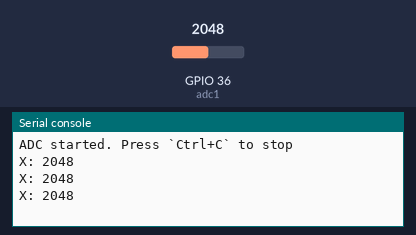
A program run on a simulated ESP32 board running MicroPython. Shown: the last lines printed to the serial console. The inputs (shaded band) are chosen by the test bench; at power-on: GPIO 36 (adc1) = 2048 (analog values on the 0–4095 scale).

Above: at 1.2 s.
1.3 s: GPIO 36 (adc1) set to 2866
At 1.9 s:
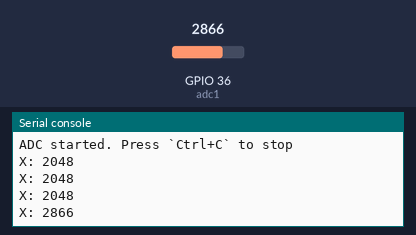
2.8 s: GPIO 36 (adc1) set to 3603
At 3.4 s:
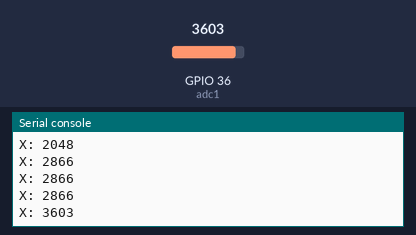
Timing chart, 0 to 5.8 s (numbered marks = the images above; inputs shaded):
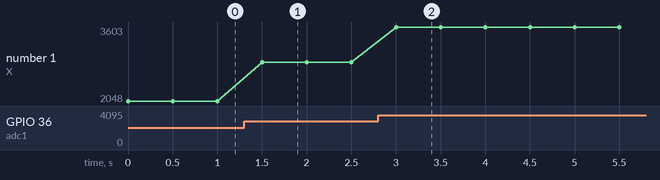

The program:

adc.py
```python
from machine import ADC, Pin
import time

# Initialize ADC channels
adc1 = ADC(Pin(36))  # Channel X on pin A0

# Set ADC attenuation for wider voltage range
adc1.atten(ADC.ATTN_11DB)

print("ADC started. Press `Ctrl+C` to stop")

try:
    # Forever loop
    while True:
        val1 = adc1.read()
        print(f"X: {val1}")
        time.sleep(.5)

except KeyboardInterrupt:
    # This part runs when Ctrl+C is pressed
    print("Program stopped. Exiting...")

    # Optional cleanup code
```

Measured:
- after the input at 1.3 s, the serial console: prints a new line after 0.20 s (image 1)
- after the input at 2.8 s, the serial console: prints a new line after 0.20 s (image 2)
- plotted number 1: 2048 → 2866 after the input at 1.3 s, 2866 → 3603 after the input at 2.8 s
